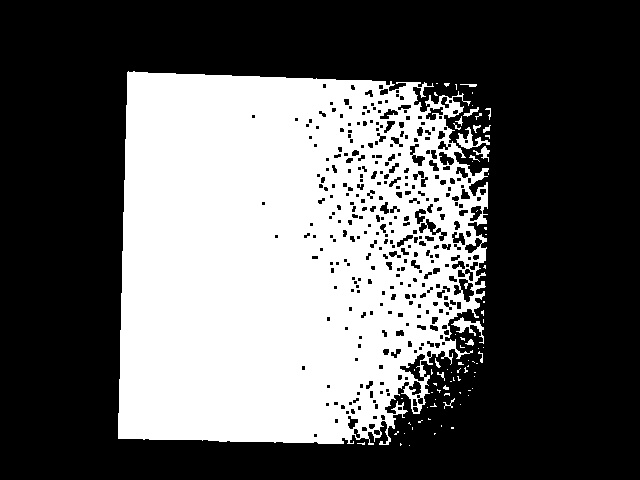
//> input picture Experimental/CameraInit/CameraInit/img4.jpg, 640 x 480 px, given in place of the camera
$ ./main   (built with g++ and OpenCV 4)
//> lines starting //> are read from the running program, lines starting //| are printed output that depends on the picture; after the words box and inside, x2 and y2 are one past the last pixel; in counts of white or black regions, pixels touching at a corner belong together
#include <opencv\cv.h>
#include <opencv\highgui.h>
#include <iostream>

using namespace std;
using namespace cv;


bool intersection(Point2f o1, Point2f p1, Point2f o2, Point2f p2,
                      Point2f* r)
{
    Point2f x = o2 - o1;
    Point2f d1 = p1 - o1;
    Point2f d2 = p2 - o2;

    float cross = d1.x*d2.y - d1.y*d2.x;
    if (abs(cross) < /*EPS*/1e-3)
        return false;

    double t1 = (x.x * d2.y - x.y * d2.x)/cross;
    *r = o1 + d1 * t1;
    return true;
}

int main(){

	VideoCapture cap;
	Mat cam, grey, gat, ht, dht, out, gauss, can, newMat;
	int thresh = 1;
	Point2f corners[4];
	Point2f cornerSquare[4] = {Point2f(0,0),Point2f(0,480),Point2f(480,480),Point2f(480,0)};
	int found = 0;

	try{
	cap.open(0);
	}
	catch(Exception e){
		cout << "Couldn't open webcam\n" << endl;
		waitKey();
		exit(0);
	}

	cap>>cam;
//> cam is the input picture: 480 rows x 640 cols, CV_8UC3; min 0, max 255, mean 94
	ht = cam;

	imshow("Test", cam);
	waitKey();

	cvtColor( cam, grey, CV_RGB2GRAY);

	imshow("Test", grey);
//	waitKey();

	GaussianBlur( grey, gauss, Size( 3, 3 ), 0, 0 );
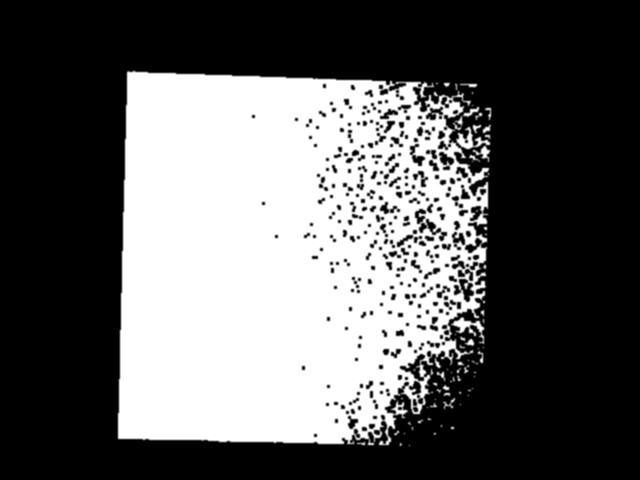
//> gauss: 480 rows x 640 cols, CV_8UC1; min 0, max 255, mean 94
	imshow("Test", gauss);
//	waitKey();

	Canny(gauss, can, 10, 250, 3);
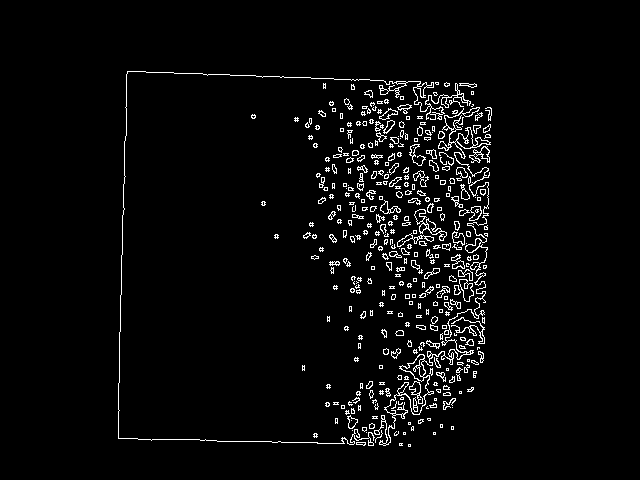
//> can: 480 rows x 640 cols, CV_8UC1; 3.6% white in thin lines or dots, all inside (x1, y1, x2, y2) = (118, 71, 492, 447)
	imshow("Test", can);
//	waitKey();

	vector<vector<Point> > contours;
	findContours(can, contours, CV_RETR_EXTERNAL, CV_CHAIN_APPROX_SIMPLE);
//> contours = 376 contours, 275 with area under 20; largest, box (x1, y1, x2, y2) and area: (374, 107, 491, 446) 1316, (118, 71, 471, 446) 448, (414, 209, 447, 241) 296, (459, 279, 474, 302) 189, (469, 146, 490, 163) 152

	RotatedRect box = minAreaRect(contours[0]);
//> box = centre (409, 445), size (2, 2), angle -90

	Mat rot_mat = getRotationMatrix2D(box.center,box.angle,1);
//> rot_mat = [[6.12e-17, -1, 854], [1, 6.12e-17, 36]]

	Mat rotated;

	warpAffine(cam, rotated, rot_mat, cam.size(), INTER_CUBIC);
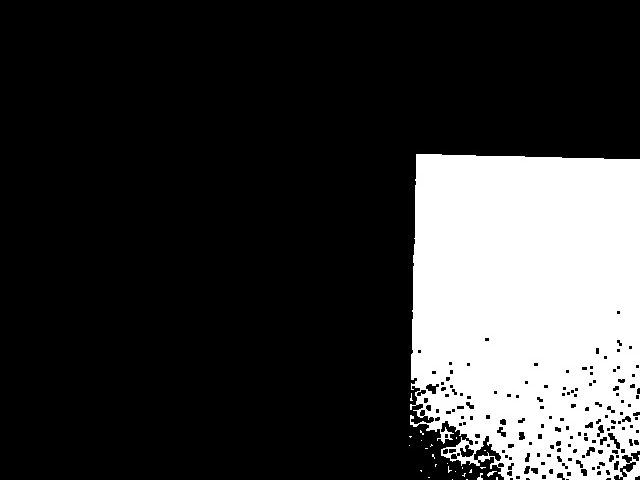
//> rotated: 480 rows x 640 cols, CV_8UC3; min 0, max 255, mean 55.6

  imshow("Test", rotated);
//	waitKey();

	cvtColor( rotated, grey, CV_RGB2GRAY);

	imshow("Test", grey);
//	waitKey();

	GaussianBlur( grey, gauss, Size( 3, 3 ), 0, 0 );
	imshow("Test", gauss);
//	waitKey();

	Canny(gauss, can, 10, 250, 3);
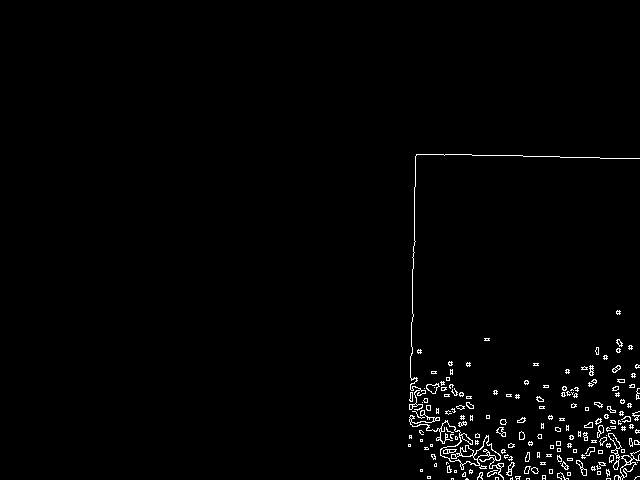
//> can: 480 rows x 640 cols, CV_8UC1; 1.4% white in thin lines or dots, all inside (x1, y1, x2, y2) = (408, 154, 640, 480)
	imshow("Test", can);
//	waitKey();

	vector<Vec2f> lines;
	HoughLines(can, lines, 1, CV_PI/180, 25, 0, 0 );
//> lines = 2640 lines (rho, theta), first 12: [417, 0.02], [147, 1.59], [422, 0.03], [137, 1.61], [412, 0], [414, 0], [455, 1.57], [-18, 2.36], [-410, 3.12], [-407, 3.12], [382, 1.71], [448, 1.59]

	float rho;
	float theta;
	double a, b;
	double x0, y0;
	Point2f pt1, pt2, pt3, pt4;
	Point2f pt5[4];

	for(size_t i = 0; i < 4; i++){

		rho = lines[i][0];
		theta = lines[i][1];
		a = cos(theta);
		b = sin(theta);
		x0 = a * rho;
		y0 = b * rho;
		pt1 = Point(x0 + 1000*(-b), y0 + 1000*(a));
		pt2 = Point(x0 - 1000*(-b), y0 - 1000*(a));

		for(size_t j = i + 1; j < 4; j++){
			rho = lines[j][0];
			theta = lines[j][1];
			a = cos(theta);
			b = sin(theta);
			x0 = a * rho;
			y0 = b * rho;
			pt3 = Point(x0 + 1000*(-b), y0 + 1000*(a));
			pt4 = Point(x0 - 1000*(-b), y0 - 1000*(a));

			if(intersection(pt1, pt2, pt3, pt4, &corners[found]) == true){
				found++;
			}

		}
	}
//> this loop made 4 passes
//> (pt1, pt2) on passes 1 to 4: (Point(399, 1007), Point(434, -992)), (Point(-1002, 129), Point(997, 164)), (Point(386, 1014), Point(456, -984)), (Point(-1004, 102), Point(994, 171))
//> after the loop, rho = 137; theta = 1.61; a = -0.0349; b = 0.999; x0 = -4.78; y0 = 136.9; corners = 4 Points (x, y): [413.9, 153.8], [411.7, 279.2], [414, 151], [416.1, 153.8]; found = 6

	//the below is a super shitty method of positioning the corners in the array so
	//corners[0] is top left, corners[1] bottom left, corners[2] bottom right, corners[3] top right

	int min = 500;
	int max = -500;
	int minI = 0;
	int maxI = 0;

	for(int i = 0; i < 4; i++){
		if(corners[i].x + corners[i].y < min){
			min = corners[i].x + corners[i].y;
			minI = i;
		}
		if(corners[i].x + corners[i].y > max){
			max = corners[i].x + corners[i].y;
			maxI = i;
		}
	}
//> this loop made 4 passes
//> max on passes 1 to 2: 567, 690
//> after the loop, min = 500; minI = 0; max = 690; maxI = 1

	Point2f temp = corners[0];
//> temp = Point(413.9, 153.8)
	corners[0] = corners[minI];
	corners[minI] = temp;

	temp = corners[2];
//> temp = Point(414, 151)
	corners[2] = corners[maxI];
//> corners = 4 Points (x, y): [413.9, 153.8], [411.7, 279.2], [411.7, 279.2], [416.1, 153.8]
	corners[maxI] = temp;
//> corners = 4 Points (x, y): [413.9, 153.8], [414, 151], [411.7, 279.2], [416.1, 153.8]

	if(corners[1].y < corners[1].x){
		temp = corners[1];
		corners[1] = corners[3];
//> corners = 4 Points (x, y): [413.9, 153.8], [416.1, 153.8], [411.7, 279.2], [416.1, 153.8]
		corners[3] = temp;
//> corners = 4 Points (x, y): [413.9, 153.8], [416.1, 153.8], [411.7, 279.2], [414, 151]
	}

	for(int i=0; i<4;i++){
	circle(rotated,corners[i],5,Scalar(255,0,0),3);
	imshow("Test", rotated);
//	waitKey();
	}
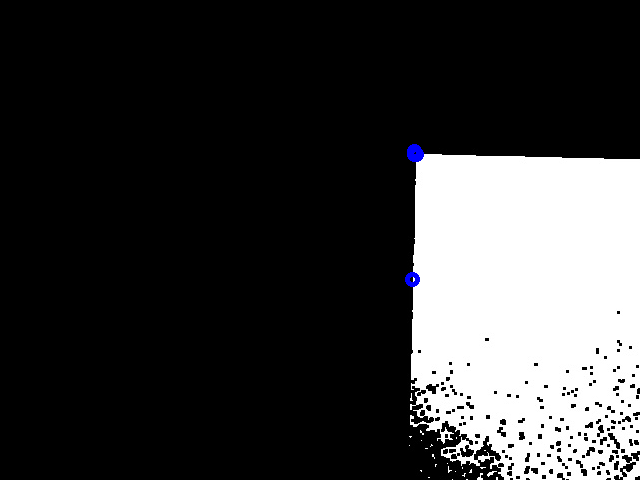
//> rotated: 480 rows x 640 cols, CV_8UC3; 0.13% of pixels changed, all inside (x1, y1, x2, y2) = (405, 144, 424, 287)


	Mat homey, nullMat;

	homey = getPerspectiveTransform(corners,cornerSquare);
//> homey = [[1.48e-08, -8.43e-07, 0.000124], [-1.15, -0.0202, 480], [-0.0024, -4.2e-05, 1]]

	warpPerspective(rotated,out,homey,rotated.size());
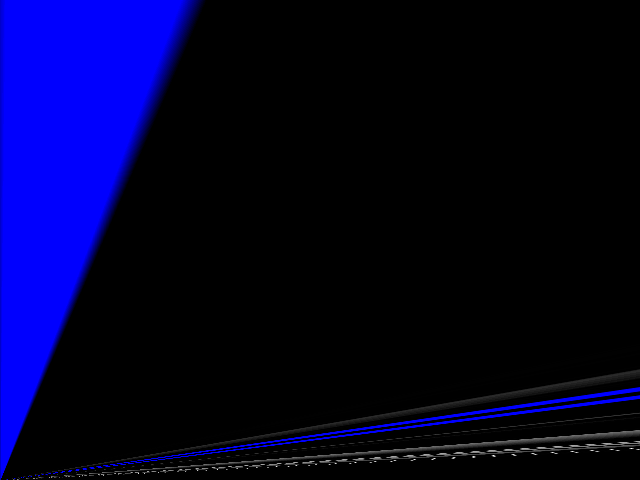
//> out: 480 rows x 640 cols, CV_8UC3; mean B, G, R 42, 1.2, 1.2


// [24 lines of commented-out code are left out]


	imshow("Test", out);
//> (the run ends here: the program crashes, at `waitKey();`)

$ run again, on Experimental/CameraInit/CameraInit/img6.jpg
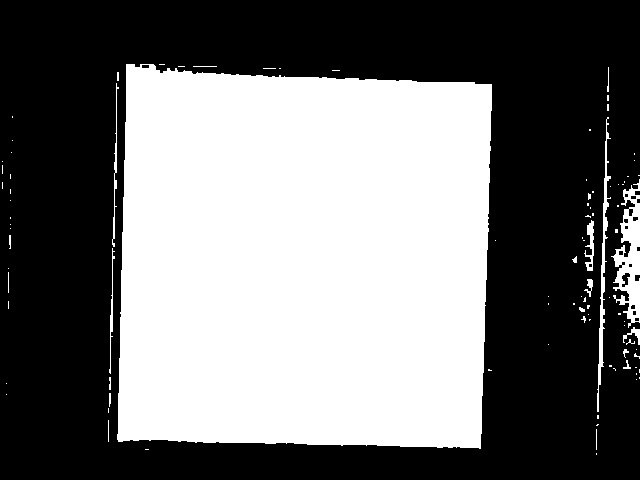
//> input picture Experimental/CameraInit/CameraInit/img6.jpg, 640 x 480 px, given in place of the camera
//> cam is the input picture: 480 rows x 640 cols, CV_8UC3; min 0, max 255, mean 115.2
//> contours = 99 contours, 75 with area under 20; largest, box (x1, y1, x2, y2) and area: (116, 63, 493, 449) 134184, (596, 117, 612, 412) 990, (108, 82, 119, 374) 525, (611, 179, 640, 257) 110, (620, 273, 630, 288) 66
//> box = centre (146.5, 449), size (2, 5), angle -90
//> rot_mat = [[6.12e-17, -1, 595.5], [1, 6.12e-17, 302.5]]
//> `Canny(gauss, can, 10, 250, 3);`:
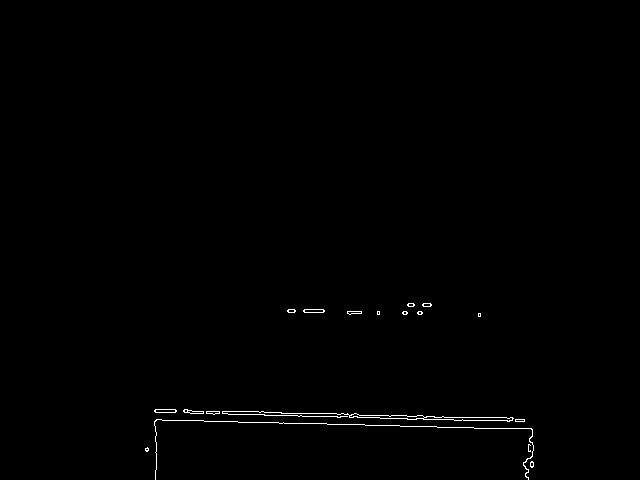
//> can: 480 rows x 640 cols, CV_8UC1; 0.49% white in thin lines or dots, all inside (x1, y1, x2, y2) = (145, 303, 534, 480)
//> lines = 119 lines (rho, theta), first 12: [403, 1.61], [409, 1.59], [418, 1.59], [425, 1.55], [397, 1.62], [420, 1.57], [413, 1.61], [400, 1.62], [413, 1.57], [423, 1.55], [415, 1.57], [428, 1.55]
//> the loop `for(size_t i = 0; i < 4; i++)` made 4 passes
//> (pt1, pt2) on passes 1 to 4: (Point(-1013, 367), Point(985, 437)), (Point(-1006, 391), Point(992, 426)), (Point(-1007, 400), Point(992, 435)), (Point(-992, 442), Point(1007, 407))
//> after the loop `for(size_t i = 0; i < 4; i++)`: rho = 425; theta = 1.55; a = 0.0175; b = 1; x0 = 7.42; y0 = 424.9; corners = 4 Points (x, y): [350.1, 414.8], [863.9, 432.8], [421.4, 417.2], [1028021.1, 18417]; found = 6
//> the loop `for(int i = 0; i < 4; i++)` made 4 passes
//> max on passes 1, 2, 4: 764, 1296, 1046438
//> after the loop `for(int i = 0; i < 4; i++)`: min = 500; minI = 0; max = 1046438; maxI = 3
//> `Point2f temp = corners[0];`: temp = Point(350.1, 414.8)
//> `temp = corners[2];`: temp = Point(421.4, 417.3)
//> `corners[2] = corners[maxI];`: corners = 4 Points (x, y): [350.1, 414.8], [863.9, 432.8], [1028021.1, 18417], [1028021.1, 18417]
//> `corners[maxI] = temp;`: corners = 4 Points (x, y): [350.1, 414.8], [863.9, 432.8], [1028021.1, 18417], [421.4, 417.2]
//> `temp = corners[1];`: temp = Point(863.9, 432.8)
//> `corners[1] = corners[3];`: corners = 4 Points (x, y): [350.1, 414.8], [421.4, 417.2], [1028021.1, 18417], [421.4, 417.2]
//> `corners[3] = temp;`: corners = 4 Points (x, y): [350.1, 414.8], [421.4, 417.2], [1028021.1, 18417], [863.9, 432.8]
//> homey = [[0.0418, -1.19, 480], [0.0418, -1.19, 480], [8.7e-05, -0.00248, 1]]
//> `warpPerspective(rotated,out,homey,rotated.size());`:
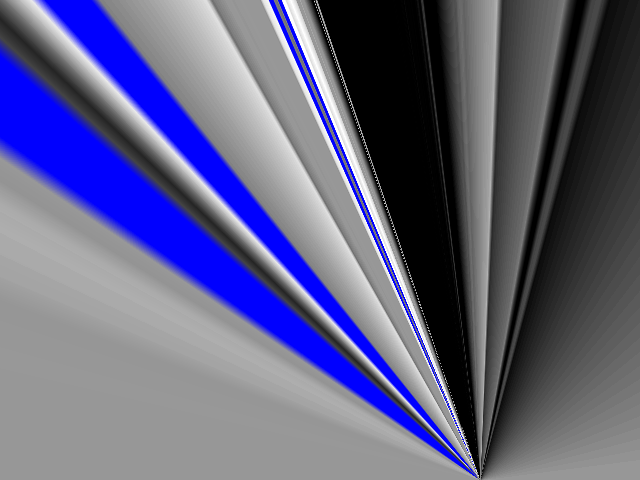
//> out: 480 rows x 640 cols, CV_8UC3; mean B, G, R 129.8, 96.5, 96.5
